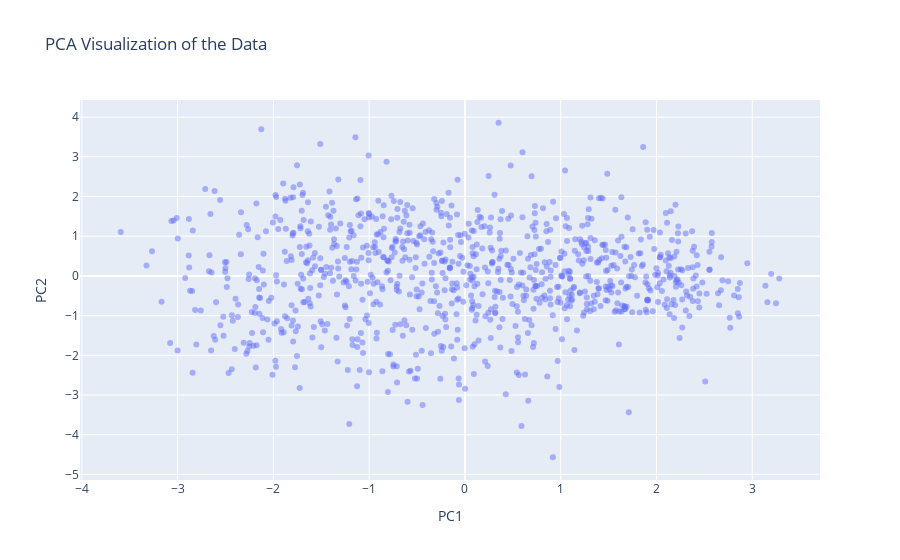

The notebook cell this image was saved under:
### Code cell
# Remove the target variable "KHK" before scaling
data_without_target = data.drop(columns=["KHK"], errors="ignore")

# Scale the data
scaler = StandardScaler()
data_scaled = scaler.fit_transform(data_without_target)

# PCA transformation with two principal components
pca = PCA(n_components=2)
pca_result = pca.fit_transform(data_scaled)

# Convert the PCA results into a DataFrame
df_pca = pd.DataFrame(pca_result, columns=['PC1', 'PC2'])

# Interactive visualization
fig = px.scatter(df_pca, x='PC1', y='PC2', title='PCA Visualization of the Data', opacity=0.5)
fig.show()

### Figure 1 — Plotly figure (JSON) as saved in the notebook; plotly's stock layout.template omitted (floating-point values rounded to 4 significant figures; data arrays with more than 128 entries replaced by an {"elided": "..."} marker saying what was removed)
{"data": [{"hovertemplate": "PC1=%{x}<br>PC2=%{y}<extra></extra>", "legendgroup": "", "marker": {"color": "#636efa", "opacity": 0.5, "symbol": "circle"}, "mode": "markers", "name": "", "orientation": "v", "showlegend": false, "type": "scatter", "x": {"elided": "918 float values"}, "xaxis": "x", "y": {"elided": "918 float values"}, "yaxis": "y"}], "layout": {"legend": {"tracegroupgap": 0}, "title": {"text": "PCA Visualization of the Data"}, "xaxis": {"anchor": "y", "domain": [0, 1], "title": {"text": "PC1"}}, "yaxis": {"anchor": "x", "domain": [0, 1], "title": {"text": "PC2"}}}}
